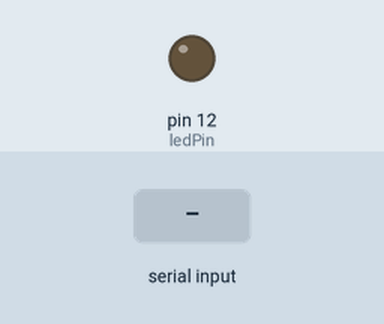
Recording of a sketch running on a simulated Arduino Uno, built with avr-gcc and run on an emulated ATmega328P. On the bench: output pins drawn as LEDs (lit = HIGH). The test bench sets the inputs (shaded band).

Above: at 1.2 s.
1.3 s: "on\n" received over Serial
At 2.0 s:
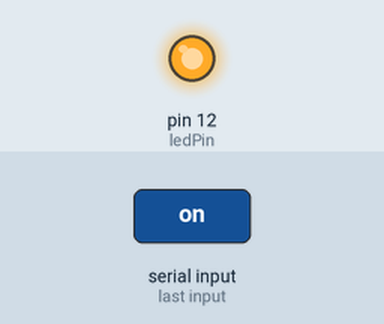
2.8 s: "off\n" received over Serial
At 3.1 s:
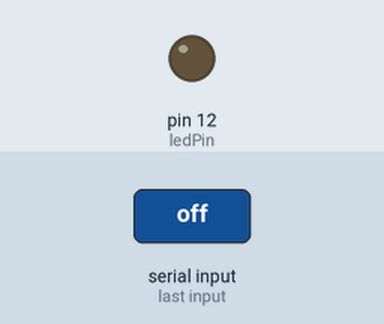
Timing chart, 0 to 5.8 s (numbered marks = the images above; inputs shaded):
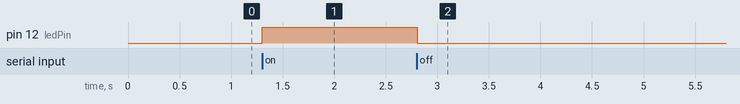

Measured:
- after the input at 1.3 s, pin 12 (ledPin): LOW → HIGH at once
- after the input at 2.8 s, pin 12 (ledPin): HIGH → LOW at once

The sketch:

arduinocode.ino
```cpp
int ledPin = 12;
String command;

void setup() {
  pinMode(ledPin, OUTPUT);
  Serial.begin(9600);
}

void loop() {
  if (Serial.available()) {
    command = Serial.readStringUntil('\n');
    command.trim();

    if (command == "on") {
      digitalWrite(ledPin, HIGH);
    }
    else if (command == "off") {
      digitalWrite(ledPin, LOW);
    }
  }
}
```
